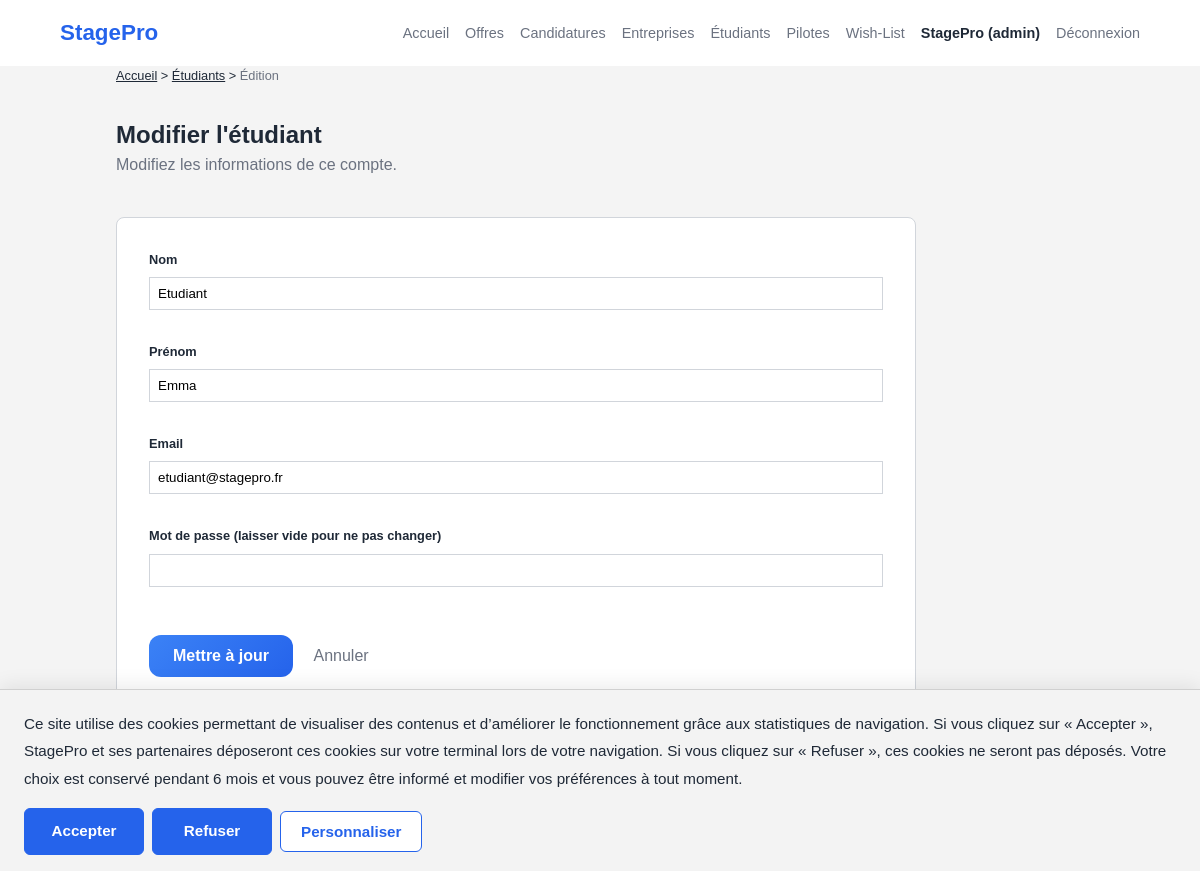
The page /index.php?page=etudiant-edit&id=3 (signed in) on the database its author committed.
### tables this page shows
CREATE TABLE `utilisateurs` (
  `id` int(11) NOT NULL,
  `nom` varchar(100) NOT NULL,
  `prenom` varchar(100) NOT NULL,
  `email` varchar(150) NOT NULL,
  `mot_de_passe` varchar(255) NOT NULL,
  `role_id` int(11) NOT NULL,
  `created_at` timestamp NOT NULL DEFAULT current_timestamp()
);

### app/Controllers/EtudiantController.php (called while the page is built, shortened)
<?php
require_once __DIR__ . '/../Models/Utilisateur.php';
class EtudiantController {
    private $model;
    public function __construct() {
        $this->model = new Utilisateur();
    }
    public function edit($id) {
        $etudiant = $this->model->findById((int)$id);
        include __DIR__ . '/../Views/layout/header.php';
        include __DIR__ . '/../Views/etudiants/formulaire.php';
        include __DIR__ . '/../Views/layout/footer.php';
    }
}

### config/Database.php (called while the page is built)
<?php
class Database {
    private static $instance = null;
    public static function getConnection() {
        if (self::$instance === null) {
            try {
                self::$instance = new PDO(
                    "mysql:host=localhost;dbname=stagepro;charset=utf8",
                    "root",
                    ""
                );
                self::$instance->setAttribute(PDO::ATTR_ERRMODE, PDO::ERRMODE_EXCEPTION);
                self::$instance->setAttribute(PDO::ATTR_DEFAULT_FETCH_MODE, PDO::FETCH_ASSOC);
            } catch (PDOException $e) {
                die("Erreur de connexion : " . $e->getMessage());
            }
        }
        return self::$instance;
    }
}

### app/Models/Utilisateur.php (called while the page is built, shortened)
<?php
require_once __DIR__ . '/../../config/Database.php';
class Utilisateur {
    private $db;
    public function __construct() {
        $this->db = Database::getConnection();
    }
    public function findById($id) {
        $sql = "SELECT u.*, r.nom AS role_nom
                FROM utilisateurs u
                JOIN roles r ON u.role_id = r.id
                WHERE u.id = :id";
        $stmt = $this->db->prepare($sql);
        $stmt->execute(['id' => $id]);
        return $stmt->fetch(PDO::FETCH_ASSOC);
    }
}

### app/Views/etudiants/formulaire.php (the view, shortened to what this page needs)
<?php
$isEdit = isset($etudiant) && !empty($etudiant);
$title = $isEdit ? "Modifier l'étudiant" : "Créer un étudiant";
?>
<section>
  <nav aria-label="Fil d’ariane" style="margin-bottom: 2rem; font-size: 0.8rem;">
    <p>
      <a href="index.php?page=home" style="color: var(--accent-blue);">Accueil</a> &gt;
      <a href="index.php?page=etudiants" style="color: var(--accent-blue);">Étudiants</a> &gt;
      <span style="color: var(--text-muted);"><?= $isEdit ? 'Édition' : 'Création' ?></span>
    </p>
  </nav>
  <h1><?= $title ?></h1>
  <p style="color: var(--text-muted);"><?= $isEdit ? "Modifiez les informations de ce compte." : "Ajoutez un nouveau compte étudiant." ?></p>
</section>
<section style="margin-top: 2rem;">
  <form action="index.php?page=etudiant-save" method="post" style="max-width: 800px; background: var(--surface); padding: 2rem; border-radius: 8px; border: 1px solid var(--border);">
    <div class="form-group" style="margin-bottom: 1rem;">
      <label for="nom" style="display: block; margin-bottom: 0.5rem;">Nom</label>
      <input type="text" id="nom" name="nom" value="<?= htmlspecialchars($etudiant['nom'] ?? '') ?>" required style="width: 100%; padding: 0.5rem;">
    </div>
    <div class="form-group" style="margin-bottom: 1rem;">
      <label for="prenom" style="display: block; margin-bottom: 0.5rem;">Prénom</label>
      <input type="text" id="prenom" name="prenom" value="<?= htmlspecialchars($etudiant['prenom'] ?? '') ?>" required style="width: 100%; padding: 0.5rem;">
    </div>
    <div class="form-group" style="margin-bottom: 1rem;">
      <label for="email" style="display: block; margin-bottom: 0.5rem;">Email</label>
      <input type="email" id="email" name="email" value="<?= htmlspecialchars($etudiant['email'] ?? '') ?>" required style="width: 100%; padding: 0.5rem;">
    </div>
    <div class="form-group" style="margin-bottom: 1rem;">
      <label for="password" style="display: block; margin-bottom: 0.5rem;">
        Mot de passe <?= $isEdit ? "(laisser vide pour ne pas changer)" : "" ?>
      </label>
      <input type="password" id="password" name="password" <?= $isEdit ? "" : "required" ?> style="width: 100%; padding: 0.5rem;">
    </div>
    <div style="margin-top: 2rem;">
      <button type="submit" class="btn-cta"><?= $isEdit ? "Mettre à jour" : "Enregistrer l'étudiant" ?></button>
      <a href="index.php?page=etudiants" style="margin-left: 1rem; color: var(--text-muted); text-decoration: none;">Annuler</a>
    </div>
  </form>
</section>

### public/styles.css (style rules this page uses)
:root { --bg-body: #f4f4f4; --surface: #ffffff; --accent: #2563eb; --text-main: #1f2937; --text-muted: #6b7280; --border: #d1d5db; --header-height: 0px; }
* { box-sizing: border-box; margin: 0; padding: 0; }
body { background-color: var(--bg-body); color: var(--text-main); font-family: sans-serif; line-height: 1.5; padding-bottom: 2rem; }
section { margin-bottom: 5rem; }
.btn-cta { background: linear-gradient(135deg, #3b82f6, #2563eb); color: white; padding: 12px 24px; font-size: 1rem; font-weight: 600; border-radius: 12px; text-decoration: none; display: inline-block; transition: all 0.2s ease; }
form { background: #fff; padding: 1.5rem; border: 1px solid var(--border); }
label { font-weight: bold; font-size: 0.8rem; display: block; margin-bottom: 0.3rem; }
input, select, textarea { width: 100%; border: 1px solid var(--border); padding: 0.5rem; margin-bottom: 1rem; }
button { background: #374151; color: #fff; border: none; padding: 0.6rem 1rem; cursor: pointer; }
section:not(.hero):not(.entreprise-showcase):not(.espaces-section):not(.stats-section) { max-width: 1000px; margin: 0 auto 2.5rem auto; padding: 0 1rem; }

### rows shown on the page
utilisateurs: nom "Etudiant", prenom "Emma", email "etudiant@stagepro.fr"

### other values the page prints
$_SESSION['user']['prenom'] "StagePro"
$_SESSION['user']['role'] "admin"
$title "Modifier l'étudiant"
